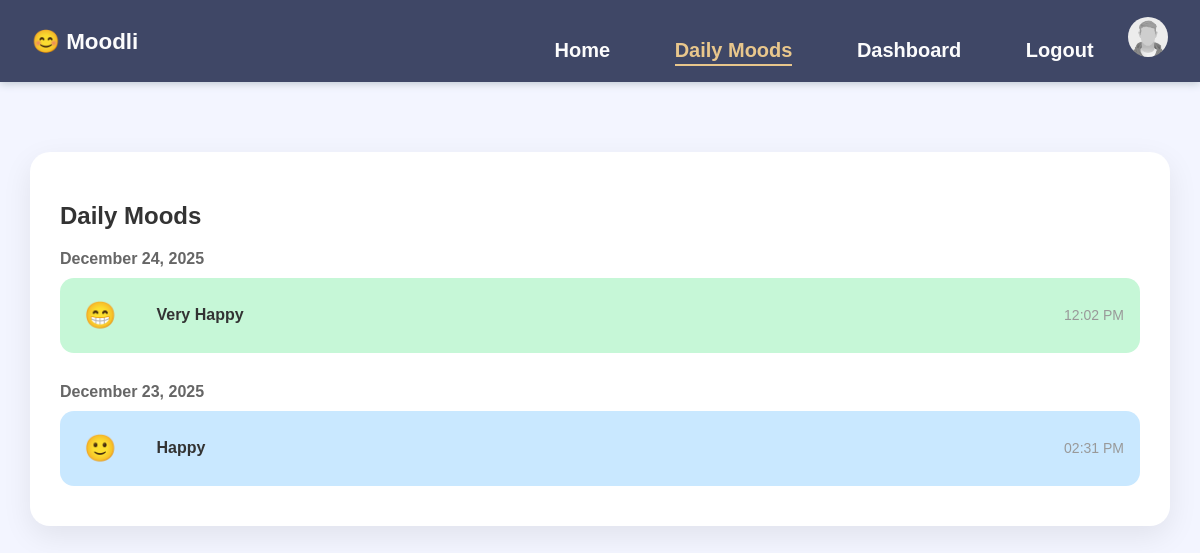
The page /daily-moods/ (signed in) on the database its author committed.
### moodtracker_app/models.py (models this page shows, shortened)
class Profile(models.Model):
    user = models.OneToOneField(User, on_delete=models.CASCADE)
    avatar = models.ImageField(
        upload_to="avatars/",
        default="avatars/default.jfif",
        blank=True
    )
    last_changed = models.DateTimeField(null=True, blank=True)

class MoodLog(models.Model):
    MOOD_CHOICES = [
        ("Very Happy", "Very Happy"),
        ("Happy", "Happy"),
        ("Neutral", "Neutral"),
        ("Sad", "Sad"),
        ("Very Sad", "Very Sad"),
    ]
    user = models.ForeignKey(User, on_delete=models.CASCADE)
    mood = models.CharField(max_length=20, choices=MOOD_CHOICES)
    date = models.DateTimeField(auto_now_add=True)
    tag = models.CharField(max_length=20, blank=True, null=True)
    tag_emoji = models.CharField(max_length=10, blank=True, null=True)

### moodtracker_app/views.py (the view)
# urls.py: path("daily-moods/", views.DailyMoodListView.as_view(), name="daily-moods"),
class DailyMoodListView(LoginRequiredMixin, TemplateView):
    template_name = "daily_moods.html"
    login_url = "/login/"  # Redirect to login if not authenticated
    def get_context_data(self, **kwargs):
        context = super().get_context_data(**kwargs)
        moods = MoodLog.objects.filter(user=self.request.user).order_by('-date')
        grouped_moods = []
        for date, group in groupby(moods, key=lambda x: x.date.date()):  # .date() gets only the date part
            grouped_moods.append({
                'date': date,
                'moods': list(group)
            })
        context['grouped_moods'] = grouped_moods
        return context

### templates/daily_moods.html (shortened to what this page needs)
{% extends "base.html" %}
{% load tz %}
{% block content %}
<section class="mood-list-container">
    <h2 class="mood-title">Daily Moods</h2>
    {% for group in grouped_moods %}
        <div class="mood-day">
            <div class="mood-date">
                {{ group.date|date:"F j, Y" }}
            </div>
            <div class="mood-cards">
                {% for mood in group.moods %}
                    <div class="mood-card {{ mood.mood|lower|slugify }}">
                        <div class="mood-left">
                            <div class="mood-icon">
                                {% if mood.mood == "Very Happy" %}😁
                                {% elif mood.mood == "Happy" %}🙂
                                {% elif mood.mood == "Neutral" %}😐
                                {% elif mood.mood == "Sad" %}🙁
                                {% elif mood.mood == "Very Sad" %}😢
                                {% endif %}
                            </div>
                            <div class="mood-info">
                                <span class="mood-label">{{ mood.mood }}</span>
                            </div>
                        </div>
                        <div class="mood-time">
                            {% if mood.date %}
                                {{ mood.date|localtime|time:"h:i A" }}
                            {% endif %}
                        </div>
                    </div>
                {% endfor %}
            </div>
        </div>
    {% empty %}
        <p class="empty-state">No mood data available.</p>
    {% endfor %}
</section>
{% endblock %}

### templates/base.html (shortened to what this page needs)
{% load static %}
<!DOCTYPE html>
<html lang="en">
<head>
    <link rel="stylesheet" href="{% static 'css/style.css' %}">
</head>
<body>
<header class="navbar">
    <div class="logo">😊 Moodli </div>
    <div class="profile-wrapper">
        {% if user.is_authenticated %}
            <a href="{% url 'home' %}" class="{% if request.resolver_match.url_name == 'home' %}active{% endif %}" >Home</a>
            <a href="{% url 'daily-moods' %}" class="{% if request.resolver_match.url_name == 'daily-moods' %}active{% endif %}">Daily Moods</a>
            <a href="{% url 'dashboard' %}" class="{% if request.resolver_match.url_name == 'dashboard' %}active{% endif %}" >Dashboard</a>
            <a href="{% url 'logout' %}" class="{% if request.resolver_match.url_name == 'logout' %}active{% endif %}" >Logout</a>
        {% else %}
            <a href="{% url 'login' %}" class="{% if request.resolver_match.url_name == 'login' %}active{% endif %}" >Login</a>
            <a href="{% url 'signup' %}" class="{% if request.resolver_match.url_name == 'signup' %}active{% endif %}">Sign Up</a>
        {% endif %}
        {% if user.is_authenticated %}
            {% with profile=user.profile|default_if_none:None %}
                <img src="{{ profile.avatar.url|default:'/media/avatars/female-default.jpg' }}"
                    class="profile-pic"
                    id="profileMenuBtn">
            {% endwith %}
        {% endif %}
    </div>
</header>
{% block content %}{% endblock %}
</body>
</html>

### static/css/style.css (style rules this page uses)
:root { --gold: #E9C78C; }
body { margin: 0; font-family: Poppins, sans-serif; background: #f3f5ff; color: #333; }
.navbar { z-index: 1000; display: flex; justify-content: space-between; height: 50px; padding: 1rem 2rem; background: #3f4766; box-shadow: 0 2px 8px #C2CBD3; align-items: center; }
.profile-wrapper a.active { color: var(--gold); font-weight: 600; border-bottom: 2px solid var(--gold); padding-bottom: 2px; }
.logo { font-size: 1.4rem; font-weight: 600; color: rgba(255, 255, 255, 0.986); }
.profile-wrapper { position: relative; cursor: pointer; }
.profile-wrapper a { text-decoration: none; color: rgba(255, 255, 255, 0.986); font-size: 20px; margin: 0 30px; font-weight: bolder; display: inline-block; transition: color 0.3s ease, transform 0.2s ease, margin 0.2s ease; }
.profile-pic { border-radius: 50%; width: 40px; height: 40px; }
.mood-list-container { width: 90%; margin: 70px auto; padding: 30px; background: #ffffff; border-radius: 20px; box-shadow: 0 10px 30px rgba(0,0,0,0.08); }
.mood-title { font-size: 24px; margin-bottom: 20px; }
.mood-date { font-size: 16px; font-weight: 600; color: #666; margin: 20px 0 10px; }
.mood-cards { display: flex; flex-direction: column; }
.mood-card { display: flex; justify-content: space-between; align-items: center; padding: 14px 16px; border-radius: 14px; background: #f4f4f4; margin-bottom: 10px; transition: transform 0.2s ease; }
.mood-left { display: flex; align-items: center; gap: 10px; }
.mood-icon { padding: 8px; font-size: 26px; margin-right: 14px; }
.mood-info .mood-label { padding: 8px; font-size: 16px; font-weight: 600; }
.mood-time { font-size: 14px; color: #999; margin-left: 10px; min-width: 60px; text-align: right; }
.mood-card.very-happy { background: #c6f7d7; }
.mood-card.happy { background: #c9e8ff; }

### rows shown on the page
Profile: avatar (placeholder picture)
MoodLog: mood "Very Happy", date "12:02 PM"
MoodLog: mood "Happy", date "02:31 PM"

### other values the page prints
{{ group.date|date:"F j, Y" }} "December 24, 2025" "December 23, 2025"
